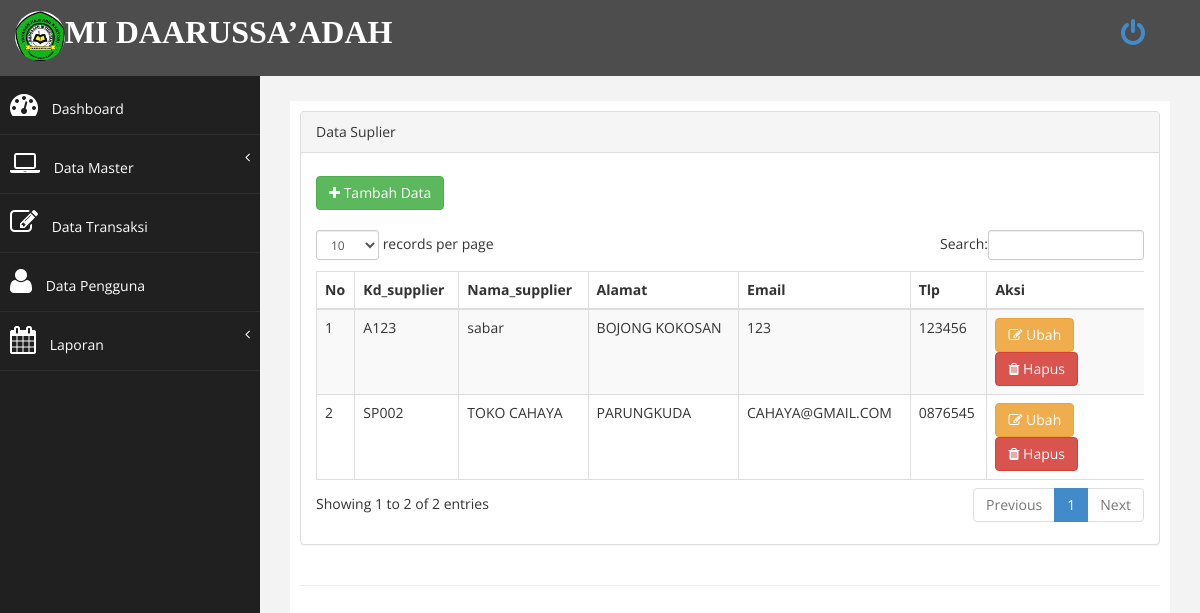
The page /index.php?page=suplier (signed in) on the database its author committed.
### tables this page shows
CREATE TABLE `tsupplier` (
  `Kd_supplier` varchar(15) NOT NULL,
  `Nama_supplier` varchar(20) DEFAULT NULL,
  `Alamat` varchar(25) DEFAULT NULL,
  `Email` varchar(20) DEFAULT NULL,
  `Tlp` varchar(14) DEFAULT NULL,
  `Website` varchar(20) DEFAULT NULL
);

### page/suplier/index.php (the view)
<div class="row">
<div class="col-md-12">
<div class="panel panel-default">
    <div class="panel-heading">
         Data Suplier
    </div>
    <div class="panel-body">
        <div class="table-responsive">
            <div>
                <a href="?page=suplier&aksi=tambah" class="btn btn-success" style="margin-top: 8px;"><i class="fa fa-plus"></i> Tambah Data</a>
            </div><br>
            <table class="table table-striped table-bordered table-hover" id="dataTables-example">
                <thead>
                    <tr>
                        <th>No</th>
                        <th>Kd_supplier</th>
                        <th>Nama_supplier</th>
                        <th>Alamat</th>
                        <th>Email</th>
                        <th>Tlp</th>
                        <th width="19%">Aksi</th>
                    </tr>
                </thead>
                <tbody>
                    <?php
                        $no = 1;
                        $sql = $koneksi->query("select * from tsupplier ");
                        while ($data= $sql->fetch_assoc()) {
                    ?>
                    <tr>
                        <td><?php echo $no++; ?></td>
                        <td><?php echo $data['Kd_supplier'];?></td>
                        <td><?php echo $data['Nama_supplier'];?></td>
                        <td><?php echo $data['Alamat'];?></td>
                        <td><?php echo $data['Email'];?></td>
                        <td><?php echo $data['Tlp'];?></td>
                         <td>
                            <a href="?page=suplier&aksi=ubah&id=<?php echo $data['Kd_supplier']; ?>" class="btn btn-warning" ><i class="fa fa-edit"></i> Ubah</a>
                            <a onclick="return confirm('Anda yakin ingin menghapus?')" href="?page=suplier&aksi=hapus&id=<?php echo $data['Kd_supplier']; ?>" class="btn btn-danger" ><i class="fa fa-trash"></i> Hapus</a>
                        </td>
                    </tr>
                    <?php  } ?>
                </tbody>
                </table>
              </div>
    </div>
 </div>
</div>
</div>

### assets/css/custom.css (style rules this page uses)
body { font-family: 'Open Sans', sans-serif; }

### rows shown on the page
tsupplier: Kd_supplier "A123", Nama_supplier "sabar", Alamat "BOJONG KOKOSAN", Email "123", Tlp "123456"
tsupplier: Kd_supplier "SP002", Nama_supplier "TOKO CAHAYA", Alamat "PARUNGKUDA", Email "CAHAYA@GMAIL.COM", Tlp "0876545"

### other values the page prints
$organisasi "MI DAARUSSA’ADAH"
